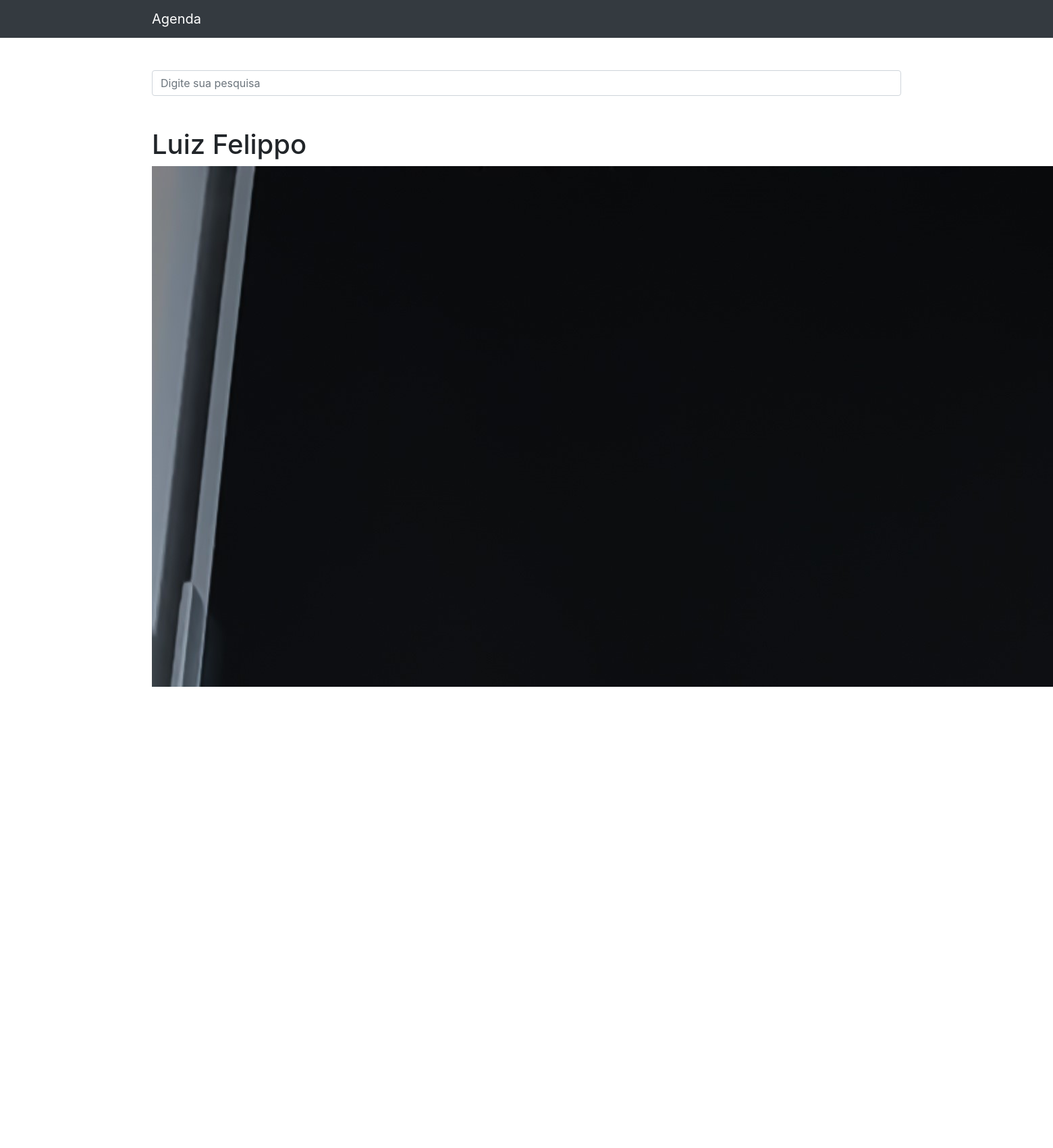
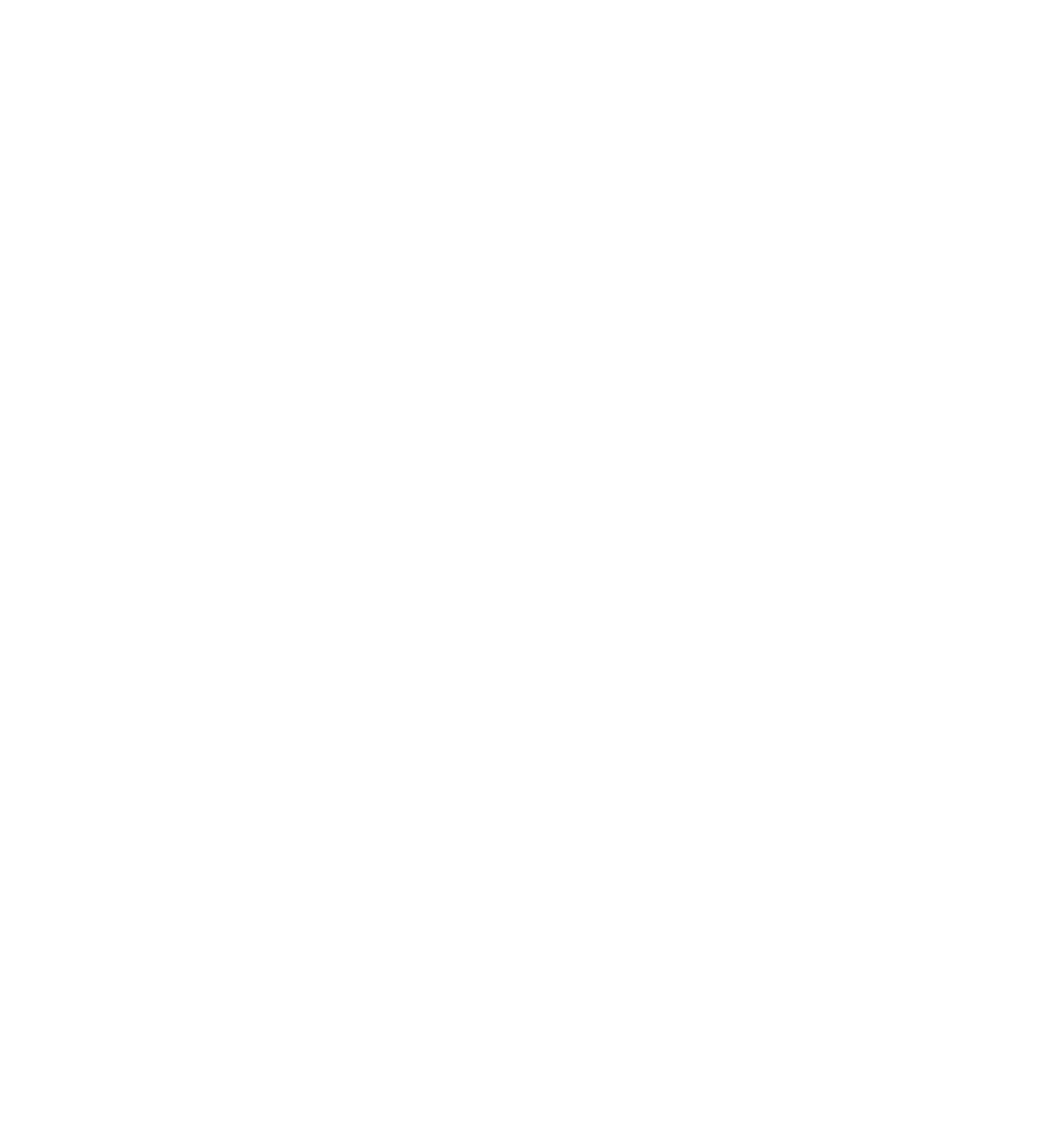
Page /8 (upper part) on the committed database (2 pictures, top to bottom).
### contatos/models.py (models this page shows, shortened)
class Contato(models.Model):
    nome = models.CharField(max_length=255)
    sobrenome = models.CharField(max_length=255, blank=True)
    telefone = models.CharField(max_length=255)
    email = models.CharField(max_length=255, blank=True)
    data_criacao = models.DateTimeField(default=timezone.now)
    descricao = models.CharField(max_length=255, blank=True)
    categoria = models.ForeignKey(Categoria, on_delete=models.DO_NOTHING)
    mostrar = models.BooleanField(default=True)
    foto = models.ImageField(blank=True, upload_to='fotos/%Y/%m/')

### contatos/views.py (the view)
# urls.py: path('<int:contato_id>', views.ver_contato, name='ver_contato'),
def ver_contato(request, contato_id):
    contato = get_object_or_404(Contato, id=contato_id)
    if not contato.mostrar:
        raise Http404()
    return render(request, 'contatos/ver_contato.html', {
        'contato': contato
    })

### contatos/models.py (called while the page is built)
    def __str__(self):
        return self.nome

### contatos/templates/contatos/ver_contato.html (shortened to what this page needs)
 {% extends 'base.html' %}
 {% block conteudo %}
  <h1 class="mt-5">{{ contato.nome }} {{ contato.sobrenome }} </h1>
 {%if contato.foto %}
 <p>
     <img src="{{ contato.foto.url }}" style="max=width: 250px; height: auto;">
 </p>
{%endif%}
 {%endblock%}

### rows in the picture
Contato: nome "Luiz", sobrenome "Felippo", foto (picture)
